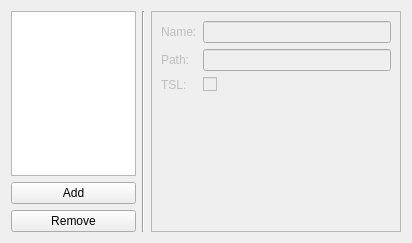
<?xml version="1.0" encoding="UTF-8"?>
<ui version="4.0">
 <class>Form</class>
 <widget class="QWidget" name="Form">
  <property name="geometry">
   <rect>
    <x>0</x>
    <y>0</y>
    <width>412</width>
    <height>243</height>
   </rect>
  </property>
  <property name="windowTitle">
   <string>Form</string>
  </property>
  <layout class="QHBoxLayout" name="horizontalLayout" stretch="1,0,2">
   <item>
    <layout class="QVBoxLayout" name="verticalLayout_2">
     <item>
      <widget class="RobustListView" name="pathList">
       <property name="editTriggers">
        <set>QAbstractItemView::NoEditTriggers</set>
       </property>
      </widget>
     </item>
     <item>
      <widget class="QPushButton" name="addPathButton">
       <property name="text">
        <string>Add</string>
       </property>
      </widget>
     </item>
     <item>
      <widget class="QPushButton" name="removePathButton">
       <property name="text">
        <string>Remove</string>
       </property>
      </widget>
     </item>
    </layout>
   </item>
   <item>
    <widget class="Line" name="line">
     <property name="orientation">
      <enum>Qt::Vertical</enum>
     </property>
    </widget>
   </item>
   <item>
    <widget class="QFrame" name="pathFrame">
     <property name="enabled">
      <bool>false</bool>
     </property>
     <property name="frameShape">
      <enum>QFrame::StyledPanel</enum>
     </property>
     <property name="frameShadow">
      <enum>QFrame::Raised</enum>
     </property>
     <layout class="QFormLayout" name="formLayout_2">
      <item row="0" column="0">
       <widget class="QLabel" name="label_11">
        <property name="text">
         <string>Name:</string>
        </property>
       </widget>
      </item>
      <item row="0" column="1">
       <widget class="QLineEdit" name="pathNameEdit"/>
      </item>
      <item row="1" column="0">
       <widget class="QLabel" name="label_12">
        <property name="text">
         <string>Path:</string>
        </property>
       </widget>
      </item>
      <item row="1" column="1">
       <widget class="QLineEdit" name="pathDirEdit"/>
      </item>
      <item row="2" column="0">
       <widget class="QLabel" name="label_13">
        <property name="text">
         <string>TSL:</string>
        </property>
       </widget>
      </item>
      <item row="2" column="1">
       <widget class="QCheckBox" name="pathTslCheckbox">
        <property name="text">
         <string/>
        </property>
       </widget>
      </item>
     </layout>
    </widget>
   </item>
  </layout>
 </widget>
 <customwidgets>
  <customwidget>
   <class>RobustListView</class>
   <extends>QListView</extends>
   <header location="global">utility.ui_libraries.qt.widgets.itemviews.listview</header>
   <container>1</container>
  </customwidget>
 </customwidgets>
 <resources/>
 <connections/>
</ui>
